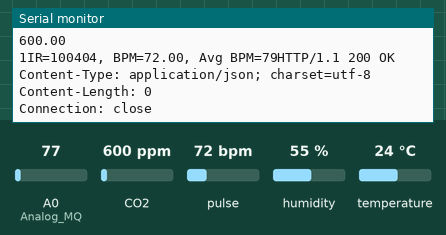
The sketch below on a simulated ESP8266 (NodeMCU). Parts: the last lines printed to the serial monitor. The test bench sets the inputs (shaded band); at power-on: CO2 600 ppm, humidity 55 %, pulse 72 bpm, temperature 24 °C, A0 (Analog_MQ) = 77. WiFi joins after 1.5 s; servers stay silent unless stated; uploads are accepted with an empty reply; random numbers use the default seed unless the sketch sets one.

Above: at 2.7 s.
2.8 s: CO2 set to 452 ppm
At 2.99 s:
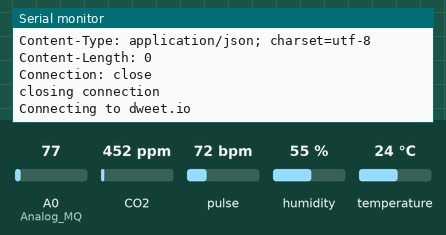
5.6 s: humidity set to 22 %
At 6.5 s:
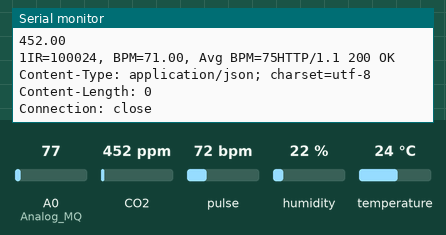
7.1 s: pulse set to 42 bpm
At 8.22 s:
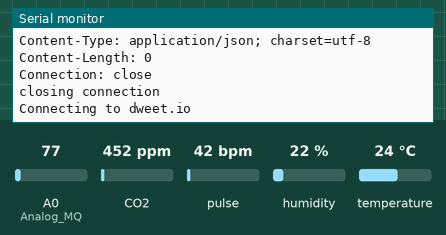
8.6 s: temperature set to 12 °C
At 10.0 s:
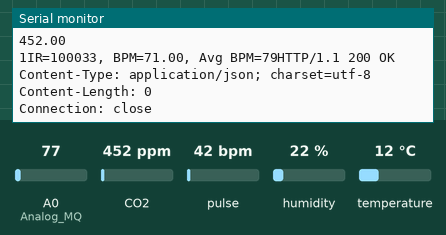
10.1 s: CO2 set to 1050 ppm
At 10.84 s:
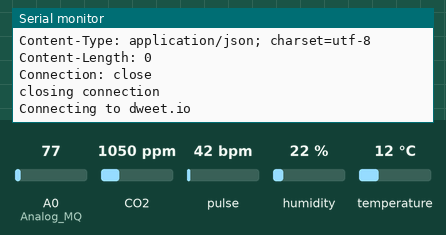
11.6 s: humidity set to 40 %
At 13.0 s:
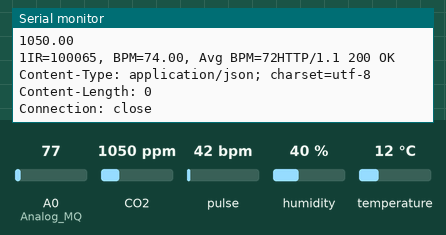
Timing chart, 0 to 14.1 s (numbered marks = the images above; inputs shaded):
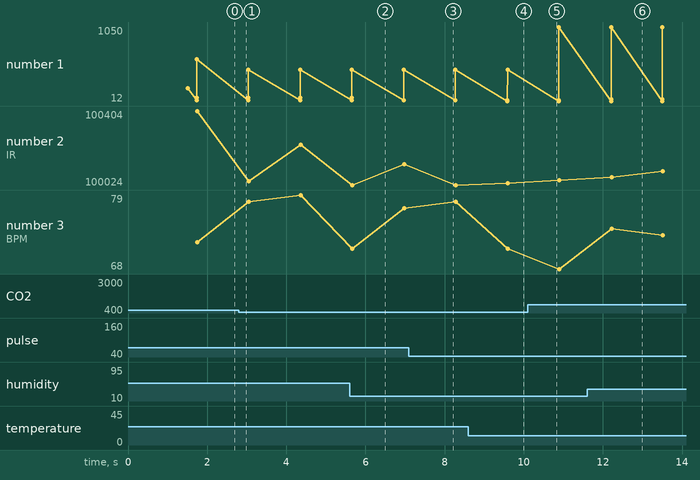

Measured:
- after the input at 8.6 s, the serial monitor: prints a new line after 0.99 s (image 4)
- after the input at 11.6 s, the serial monitor: prints a new line after 0.61 s (image 6)
- plotted number 1: 600 → 452 after the input at 2.8 s, 452 → 1050 after the input at 10.1 s

The sketch:

DWEET_FREEBOARD_IOT.ino
```cpp
// (licence header left out)
// Libraries
#include <ESP8266WiFi.h>
#include "DHT.h"
#include "MQ135.h"
#include <Wire.h>
#include "MAX30105.h"
#include "heartRate.h"

// WiFi parameters
const char* ssid = "Abc";
const char* password = "abcd1234";

// Body_temperature LM35
//#define Analog_LM A0
//float vref = 330;
//float resolution = vref/1023;

// Pin MQ135
#define Analog_MQ A0
MQ135 gasSensor = MQ135(Analog_MQ);

// DHTPin
#define DHTPIN D4

// Use DHT11 sensor
#define DHTTYPE DHT11

// MAX10102 variables
MAX30105 particleSensor;
const byte RATE_SIZE = 4; //Increase this for more averaging. 4 is good.
byte rates[RATE_SIZE]; //Array of heart rates
byte rateSpot = 0;
long lastBeat = 0; //Time at which the last beat occurred

float beatsPerMinute;
int beatAvg;


// Initialize DHT sensor
DHT dht(DHTPIN, DHTTYPE, 15);

// Host
const char* host = "dweet.io";

void setup() {

  // Start Serial
  Serial.begin(115200);
  Serial.println("Initializing...");

  delay(10);

  // Init DHT
  dht.begin();


  // MAX10302 setup
  // Initialize sensor
  if (!particleSensor.begin(Wire, I2C_SPEED_FAST)) //Use default I2C port, 400kHz speed
  {
  Serial.println("MAX30105 was not found. Please check wiring/power. ");
  while (1);
  }
  Serial.println("Place your index finger on the sensor with steady pressure.");

  particleSensor.setup(); //Configure sensor with default settings
  particleSensor.setPulseAmplitudeRed(0x0A); //Turn Red LED to low to indicate sensor is running
  particleSensor.setPulseAmplitudeGreen(0); //Turn off Green LED


  // We start by connecting to a WiFi network
  Serial.println();
  Serial.println();
  Serial.print("Connecting to ");
  Serial.println(ssid);
  WiFi.begin(ssid, password);
  while (WiFi.status() != WL_CONNECTED) {
    delay(500);
    Serial.print(".");
  }

  Serial.println("");
  Serial.println("WiFi connected");
  Serial.println("IP address: ");
  Serial.println(WiFi.localIP());
}

void loop() {

  Serial.print("Connecting to ");
  Serial.println(host);

  // Use WiFiClient class to create TCP connections
  WiFiClient client;
  const int httpPort = 80;
  if (!client.connect(host, httpPort)) {
    Serial.println("connection failed");
    return;
  }

  // Reading  humidity DHT11
  int h = dht.readHumidity();
  // Read temperature DHT11
  int t = dht.readTemperature();
  Serial.print("TEMP\n");
  Serial.println(t);
  Serial.print("HUM\n");
  Serial.println(h);

  // Read temperature LM35
  //float temperature = analogRead(Analog_LM);
  //temperature = (temperature*resolution);

  float rzero = gasSensor.getRZero(); //this to get the rzero value, uncomment this to get ppm value
  float ppm = gasSensor.getPPM(); // this to get ppm value, uncomment this to get rzero value
  float air_quality = ((analogRead(Analog_MQ)/1024.0)*100.0);
  Serial.print("PPM\n");
  Serial.println(ppm); // this to display the ppm value continuously, uncomment this to get rzero value

  // MAX30102 getting values
  long irValue = particleSensor.getIR();
 Serial.print(checkForBeat(irValue));
  if (checkForBeat(irValue) == true)
  {
  //We sensed a beat!
  long delta = millis() - lastBeat;
  lastBeat = millis();

  beatsPerMinute = 60 / (delta / 1000.0);

  if (beatsPerMinute < 255 && beatsPerMinute > 1)
  {
  rates[rateSpot++] = (byte)beatsPerMinute; //Store this reading in the array
  rateSpot %= RATE_SIZE; //Wrap variable

  //Take average of readings
  beatAvg = 0;
  for (byte x = 0 ; x < RATE_SIZE ; x++)
  beatAvg += rates[x];
  beatAvg /= RATE_SIZE;
  Serial.println("upr wala");
  Serial.print(beatAvg);
  }
  else{
    Serial.println("NHI CHL RHA");}
  }

if (irValue < 50000)
Serial.print(" No finger?");
else
{beatAvg=random(68,81);
beatsPerMinute=random(68,81);}

Serial.print("IR=");
Serial.print(irValue);
Serial.print(", BPM=");
Serial.print(beatsPerMinute);
Serial.print(", Avg BPM=");
Serial.print(beatAvg);

if (irValue < 50000)
Serial.print(" No finger?");

//String(ppm)  temperature="+ String(t) + "&humidity=" + String(h) + "&PPM="
  // This will send the request to the server
  client.print(String("GET /dweet/for/Inam66?temperature=") +String(t) + "&humidity=" + String(h) + "&PPM=" +String(ppm)  + "&Heartbeat=" + String(beatAvg) + " HTTP/1.1\r\n" +
               "Host: " + host + "\r\n" +
               "Connection: close\r\n\r\n");
  delay(10);

  // Read all the lines of the reply from server and print them to Serial
  while(client.available()){
    String line = client.readStringUntil('\r');
    Serial.print(line);
  }
//  Serial.print(beatAvg);

  Serial.println();
  Serial.println("closing connection");

  // Repeat every 10 seconds
  delay(10);

}
```
